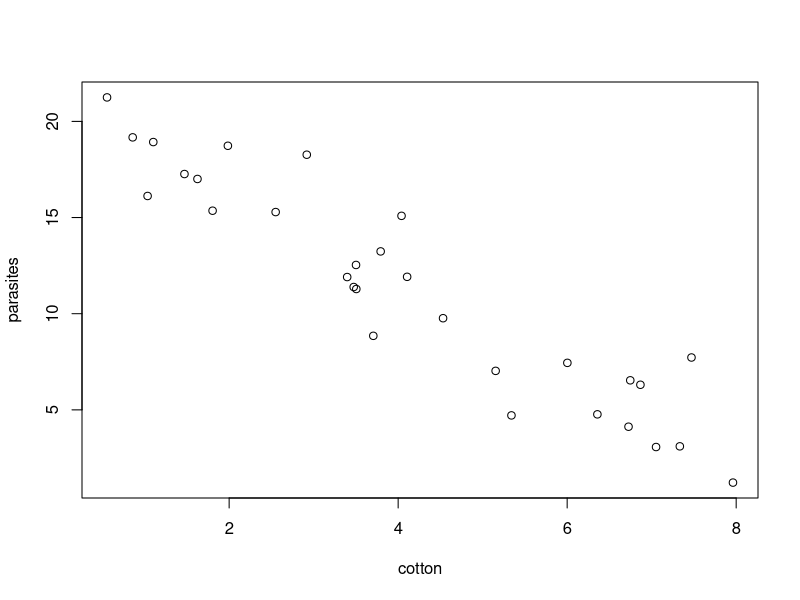

This chart was generated by the following R code:
##Ceci Martinez
## 11/02/2023


# Loading packages --------------------------------------------------------
library(tidyverse) # for all the tidythings

# changing things


#Categorical

n_nests <- 30
rand_na = n_nests * 0.1

color_vals = c("nocolor", "green")

d1 <- data.frame(nest = 1:n_nests,
                 treatment = c(rep("water", n_nests),
                               rep("permethrin", n_nests)))

d1$parasites[d1$treatment == "water"] <- rpois(n_nests, 20)
d1$parasites[d1$treatment == "permethrin"] <- rpois(n_nests, 3)
d1
# write.csv(d1, "parasite_data.csv")


#Continuous
n_nests <- 30
d2 <- data.frame(nest = 1:n_nests,
                 cotton = runif(n_nests, min = 0, max = 8),
                 error = rnorm(n_nests, mean = 0, sd = 2))

d2 <- mutate(d2, parasites = 20 -(cotton * 2.1) + error)

plot(parasites ~ cotton, d2)

#  Just a comment to see if this works

